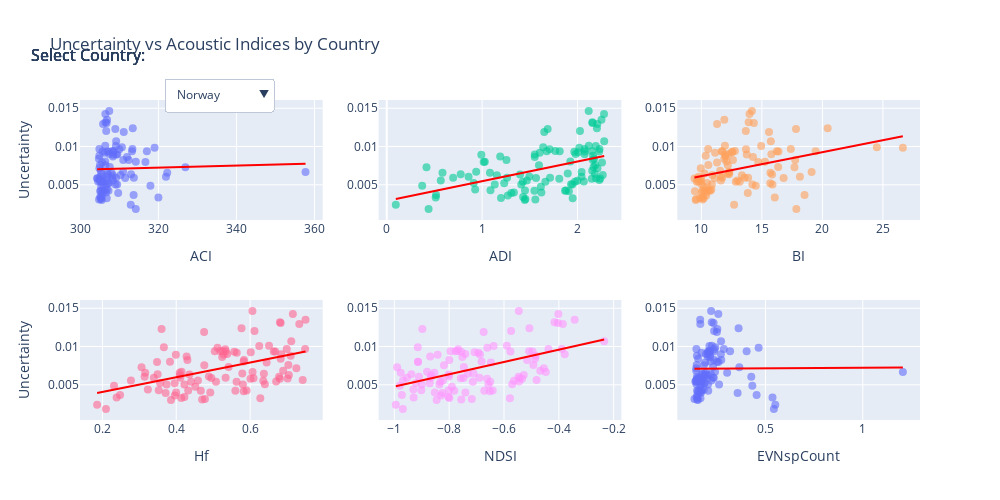

The cell this chart's notebook holds for it:
### Markdown cell above
# Plot uncertainty vs acoustic indices per country

### Code cell
import plotly.graph_objects as go
from plotly.subplots import make_subplots
import numpy as np

def create_uncertainty_vs_indices_plotly(df, indices):
    # Get list of unique countries
    countries = df['country'].unique().tolist()
    
    # Create subplots - one for each acoustic index
    n_cols = 3
    n_rows = (len(indices) + n_cols - 1) // n_cols
    
    fig = make_subplots(rows=n_rows, cols=n_cols, 
                        subplot_titles=[f'Uncertainty vs {index}' for index in indices])
    
    # Add traces for each country (initially all invisible except first country)
    for c_idx, country in enumerate(countries):
        country_df = df[df['country'] == country]
        
        for i, index in enumerate(indices):
            row = i // n_cols + 1
            col = i % n_cols + 1
            
            # Only calculate correlation if we have enough data points
            if len(country_df) > 2:
                corr = country_df[['uncertainty', index]].corr().iloc[0, 1]
                corr_text = f'r = {corr:.3f}'
            else:
                corr_text = 'insufficient data'
            
            # Add scatter plot
            visible = True if c_idx == 0 else False
            
            fig.add_trace(
                go.Scatter(
                    x=country_df[index],
                    y=country_df['uncertainty'],
                    mode='markers',
                    marker=dict(
                        size=8,
                        opacity=0.6,
                    ),
                    name=f'{index} - {country}',
                    showlegend=False,
                    visible=visible,
                    legendgroup=country
                ),
                row=row, col=col
            )
            
            # Add regression line if we have enough data points
            if len(country_df) > 2:
                # Calculate regression line
                x = country_df[index].values
                y = country_df['uncertainty'].values
                mask = ~np.isnan(x) & ~np.isnan(y)
                if sum(mask) > 1:  # Need at least 2 points for regression
                    x = x[mask]
                    y = y[mask]
                    slope, intercept = np.polyfit(x, y, 1)
                    x_range = np.linspace(min(x), max(x), 100)
                    y_range = slope * x_range + intercept
                    
                    # Add trend line
                    fig.add_trace(
                        go.Scatter(
                            x=x_range,
                            y=y_range,
                            mode='lines',
                            line=dict(color='red', width=2),
                            showlegend=False,
                            visible=visible,
                            legendgroup=country
                        ),
                        row=row, col=col
                    )
            
    
    # Create dropdown menu for country selection
    buttons = []
    
    for c_idx, country in enumerate(countries):
        # Calculate which traces belong to this country (each country has 2*len(indices) traces)
        # For each index: 1 scatter plot + 1 trend line
        traces_per_country = 2 * len(indices)
        visible_traces = [False] * (traces_per_country * len(countries))
        
        # Set the traces for the selected country to visible
        for i in range(traces_per_country):
            visible_traces[c_idx * traces_per_country + i] = True
        
        button = dict(
            label=country,
            method="update",
            args=[
                {"visible": visible_traces},
                {"title": f"Uncertainty vs Acoustic Indices - {country}"}
            ]
        )
        buttons.append(button)
    
    fig.update_layout(
        height=250*n_rows,
        width=1000,
        title="Uncertainty vs Acoustic Indices by Country",
        updatemenus=[dict(
            active=0,
            buttons=buttons,
            direction="down",
            pad={"r": 10, "t": 10},
            showactive=True,
            x=0.1,
            xanchor="left",
            y=1.1,
            yanchor="top"
        )],
        annotations=[
            dict(text="Select Country:",
                 x=0.01,
                 y=1.1,
                 xref="paper",
                 yref="paper",
                 showarrow=False)
        ]
    )
    
    # Update axes labels
    for i, index in enumerate(indices):
        row = i // n_cols + 1
        col = i % n_cols + 1
        fig.update_xaxes(title_text=index, row=row, col=col)
        fig.update_yaxes(title_text="Uncertainty" if col == 1 else "", row=row, col=col)
    
    return fig

# Create and display the plot
indices = ['ACI', 'ADI', 'BI', 'Hf', 'NDSI', 'EVNspCount']
fig = create_uncertainty_vs_indices_plotly(agg_df, indices)
fig.show()
